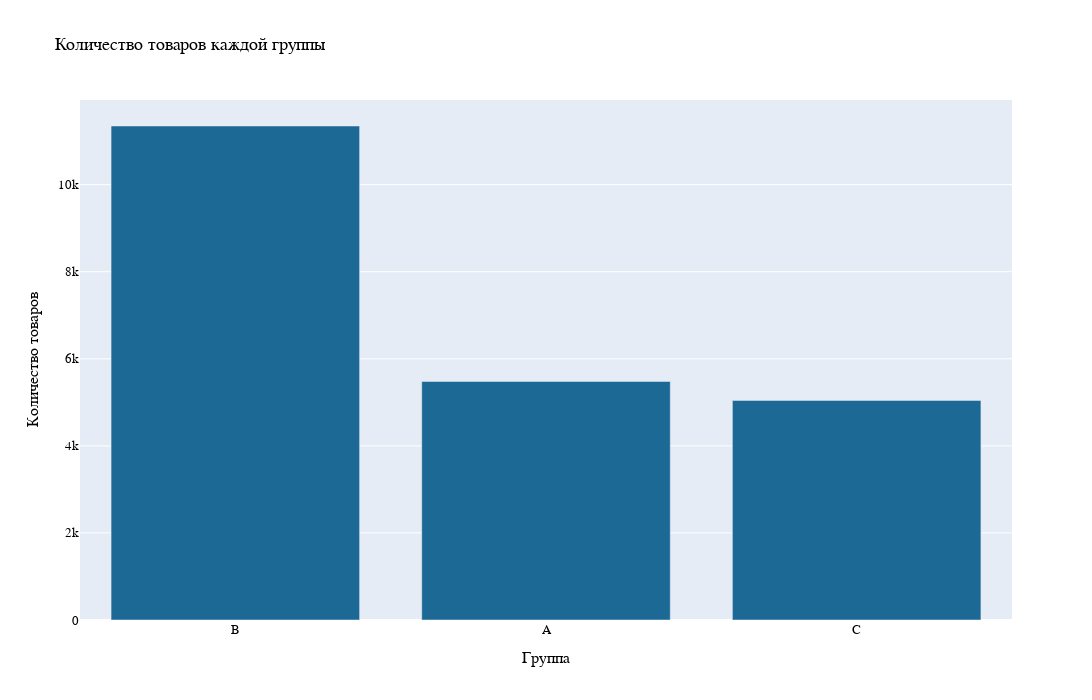

Notebook source saved alongside this figure:
### Code cell
fig = go.Figure()

fig.add_trace(go.Bar(x = abc_grouped["class"].value_counts().keys(), y = abc_grouped["class"].value_counts().values, marker_color = colors_list[1]))

fig.update_layout(height = 700, width = 1200)
fig.update_layout(title_text = "Количество товаров каждой группы")
fig.update_layout(font_family = "Arial", font_size = 13, title_font_family = "Arial", font_color = "black")
fig.update_xaxes(title_text = "Группа")
fig.update_yaxes(title_text = "Количество товаров")

fig.show()

### Figure 1 — Plotly figure (JSON) as saved in the notebook; plotly's stock layout.template omitted (floating-point values rounded to 4 significant figures)
{"data": [{"marker": {"color": "rgb(29, 105, 150)"}, "type": "bar", "x": ["B", "A", "C"], "y": [11347, 5479, 5044]}], "layout": {"font": {"color": "black", "family": "Arial", "size": 13}, "height": 700, "title": {"font": {"family": "Arial"}, "text": "Количество товаров каждой группы"}, "width": 1200, "xaxis": {"title": {"text": "Группа"}}, "yaxis": {"title": {"text": "Количество товаров"}}}}
